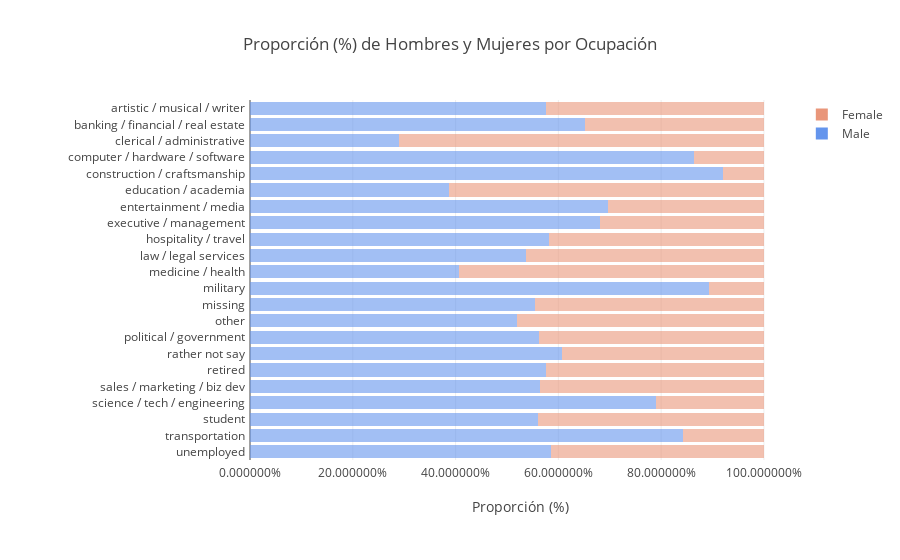

This figure's notebook cell:
### Code cell
jobs_m = sorted(list(set(df_m.job.unique()) - set("missing")), reverse=True)
jobs_f = sorted(list(set(df_f.job.unique()) - set("missing")), reverse=True)

trace1 = go.Bar(
    y=jobs_m,
    x=[len(df_m[df_m.job==x])/len(df.loc[df.job == x])  for x in jobs_m],
    marker=dict(color="cornflowerblue",
            opacity=0.6),name='Male',orientation='h'
)
trace2 = go.Bar(
    y=jobs_f,
    x=[len(df_f[df_f.job==x])/len(df.loc[df.job == x])   for x in jobs_f],
    marker=dict(color="darksalmon",
            opacity=0.6),
    name='Female',orientation='h'
)

data = [trace1, trace2]
layout = go.Layout(
    barmode='stack', margin=go.layout.Margin(
        l=250,
        r=50,
        b=100,
        t=100,
        pad=4
    ),
    title = 'Proporción (%) de Hombres y Mujeres por Ocupación',
     xaxis = dict(title = 'Proporción (%)',
        hoverformat = '.2%', tickformat= '%'
    )
)

fig = go.Figure(data=data, layout=layout)
iplot(fig)

### Figure 1 — Plotly figure (JSON) as saved in the notebook; plotly's stock layout.template omitted (floating-point values rounded to 4 significant figures)
{"data": [{"marker": {"color": "cornflowerblue", "opacity": 0.6}, "name": "Male", "orientation": "h", "type": "bar", "uid": "d8044548-2215-43c1-8bfd-8156d60fa09f", "x": [0.5861, 0.8415, 0.5594, 0.7904, 0.5637, 0.576, 0.6078, 0.5621, 0.5198, 0.554, 0.8922, 0.4057, 0.5366, 0.5821, 0.6818, 0.6973, 0.3866, 0.9207, 0.8639, 0.2894, 0.6514, 0.576], "y": ["unemployed", "transportation", "student", "science / tech / engineering", "sales / marketing / biz dev", "retired", "rather not say", "political / government", "other", "missing", "military", "medicine / health", "law / legal services", "hospitality / travel", "executive / management", "entertainment / media", "education / academia", "construction / craftsmanship", "computer / hardware / software", "clerical / administrative", "banking / financial / real estate", "artistic / musical / writer"]}, {"marker": {"color": "darksalmon", "opacity": 0.6}, "name": "Female", "orientation": "h", "type": "bar", "uid": "cbe03907-58d5-45c9-a31b-a5c7b8c99a59", "x": [0.4139, 0.1585, 0.4406, 0.2096, 0.4363, 0.424, 0.3922, 0.4379, 0.4802, 0.446, 0.1078, 0.5943, 0.4634, 0.4179, 0.3182, 0.3027, 0.6134, 0.07933, 0.1361, 0.7106, 0.3486, 0.424], "y": ["unemployed", "transportation", "student", "science / tech / engineering", "sales / marketing / biz dev", "retired", "rather not say", "political / government", "other", "missing", "military", "medicine / health", "law / legal services", "hospitality / travel", "executive / management", "entertainment / media", "education / academia", "construction / craftsmanship", "computer / hardware / software", "clerical / administrative", "banking / financial / real estate", "artistic / musical / writer"]}], "layout": {"barmode": "stack", "margin": {"b": 100, "l": 250, "pad": 4, "r": 50, "t": 100}, "title": {"text": "Proporción (%) de Hombres y Mujeres por Ocupación"}, "xaxis": {"hoverformat": ".2%", "tickformat": "%", "title": {"text": "Proporción (%)"}}}}
